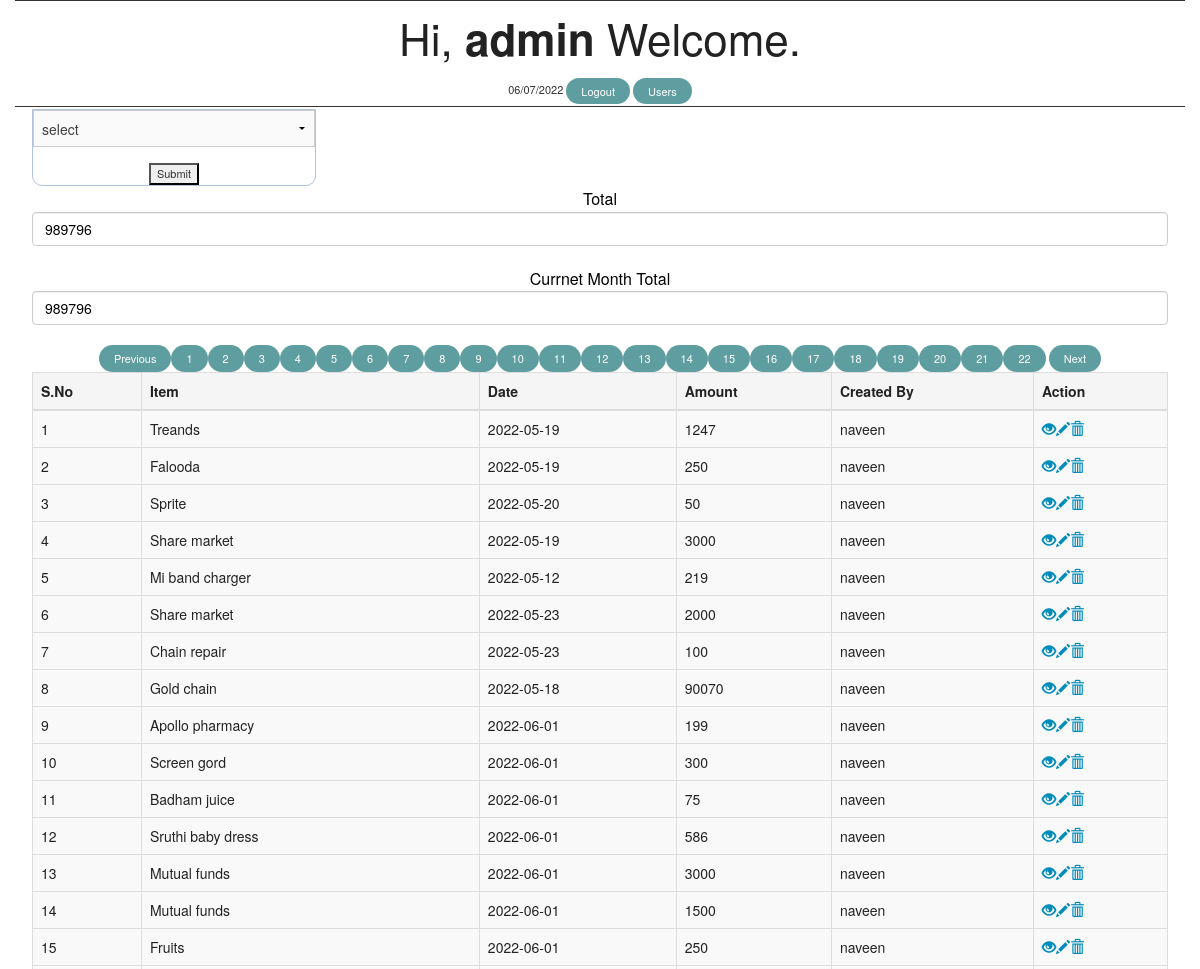
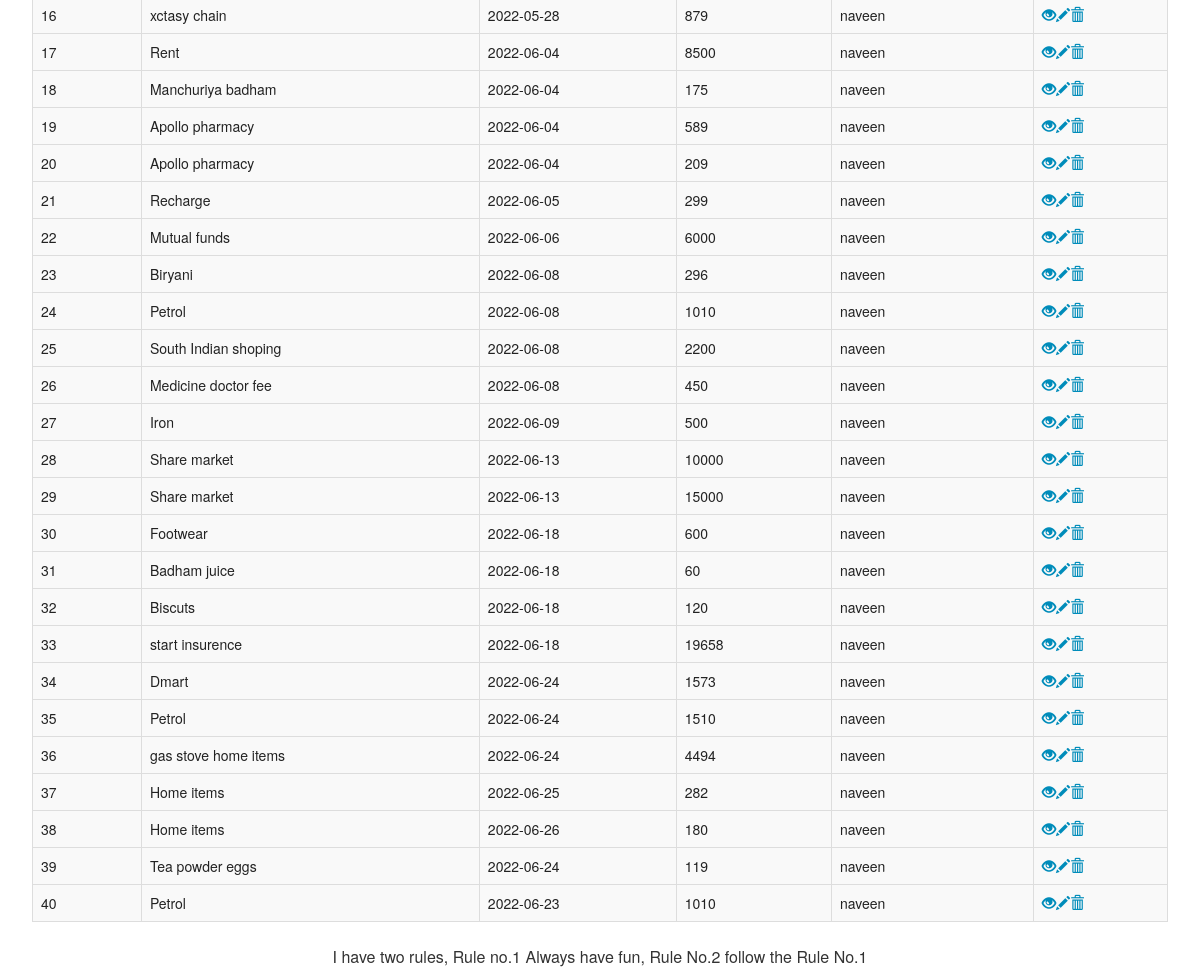
/welcome.php?page=22 (signed in), run on the app's committed database (2 pictures, top to bottom).
### tables this page shows
CREATE TABLE `employees` (
  `id` int(11) NOT NULL AUTO_INCREMENT,
  `uname` varchar(50) NOT NULL,
  `name` varchar(100) NOT NULL,
  `date` varchar(255) NOT NULL,
  `amount` int(10) NOT NULL,
  `file_path` varchar(500) NOT NULL,
  PRIMARY KEY (`id`)
);

### welcome.php (the view, shortened to what this page needs)
<!DOCTYPE html>
<html lang="en">
<head>
    <link rel="stylesheet" href="https://maxcdn.bootstrapcdn.com/bootstrap/3.3.7/css/bootstrap.css">
      <link rel="stylesheet" href="style.css" />
      <link rel="stylesheet" href="css/foundation.css" />
</head>
<body>
<div class="container">
<h1>Hi, <b><?php echo htmlspecialchars($_SESSION["username"]); ?></b> Welcome.</h1><?php $today = date("d/m/Y"); echo $today; ?>
<a class="btn btn-primary" href="logout.php">Logout</a>
<?php if($_SESSION["role"] == "admin"){
    echo "<a href='users.php' class='btn btn-primary'>Users</a>";
     } ?>
</div>
<div class="bg-img">
<div class="container">
             <div class="col-lg-12">
             <section class="top-bar-section">
   <form method="post" action="">
   <select name="website">
          <li><option value="0">select</option></li>
          <li></select></li>
        <input type="submit" name="submit"/>
    </form>
  </section>
        <p>
<a style="color:black;" >Total
<input style="color:black;" color: #070708 class="form-control" value="<?php
                    require_once "config.php";
					if($_SESSION["role"] == "admin"){
						$sql = mysqli_query($link,"SELECT SUM(amount) as amount FROM employees ");
					} else{
						$sql = mysqli_query($link,"SELECT SUM(amount) as amount FROM employees where uname='".$_SESSION["username"]."' ");
					}
                    $row = mysqli_fetch_array($sql);
                    echo $row['amount'];
?>"/> </a>
</p>
<p>
<a style="color:black;" >Currnet Month Total
<input style="color:black;" color: #070708 class="form-control" value="<?php
                    require_once "config.php";
					if($_SESSION["role"] == "admin"){
						$sql = mysqli_query($link,"SELECT SUM(amount) as amount FROM employees ");
					} else{
						$sql = mysqli_query($link,"SELECT SUM(amount) as amount FROM employees where uname='".$_SESSION["username"]."' and MONTH(date)=MONTH(now()) and YEAR(date)=YEAR(now())");
					}
                    $row = mysqli_fetch_array($sql);
                    echo $row['amount'];
?>"/> </a>
</p>
                    <?php
                    require_once "config.php";
                    if(isset($_GET['page']))
                    {
                        $page = $_GET['page'];
                      }
                      else{
                          $page = 1;
                        }
                        $num_per_page = 40;
                        $start_from = ($page-1)*$num_per_page;
					if($_SESSION["role"] == "admin"){
						$sql = "SELECT * FROM employees limit $start_from,$num_per_page";
					} else{
						$sql = "SELECT * FROM employees where uname='".$_SESSION["username"]."' and MONTH(date)=MONTH(now())
								and YEAR(date)=YEAR(now()) limit $start_from,$num_per_page";
					}
                    if($_SESSION["role"] == "admin"){
                        $query = "select * from employees";
                    }else{
                        $query = "select * from employees where uname='".$_SESSION["username"]."' and MONTH(date)=MONTH(now()) and YEAR(date)=YEAR(now()) ";
                    }
                    $result = mysqli_query($link,$query);
                    $total_record = mysqli_num_rows($result);
                    $total_page = ceil($total_record/$num_per_page);
                   if($page>1)
                   {
                    echo " <a href='welcome.php?page=".($page-1)."' class='btn btn-primary'>Previous</a>";
                   }
                   for($i=1;$i<$total_page;$i++)
                   {
                       echo "<a href='welcome.php?page=".$i."' class='btn btn-primary'>$i</a>";
                   }
                   if($i>$page)
                   {
                       echo " <a href='welcome.php?page=".($page+1)."' class='btn btn-danger'>Next</a>";
                   }
                    if($result = mysqli_query($link, $sql)){
                        if(mysqli_num_rows($result) > 0){
                            echo "<table border='3' color: #070708 class=' table table-striped'>";
                                     echo "<thead>";
                                        echo "<th>S.No</th>";
                                        echo "<th>Item</th>";
                                        echo "<th>Date</th>";
                                        echo "<th>Amount</th>";
                                        echo "<th>Created By</th>";
                                        echo "<th>Action</th>";
                                        echo "</thead>";
                                echo "<tbody>";
                                $i=1;
                                while($row = mysqli_fetch_array($result)){
                                    echo "<tr>";
                                        echo "<td>" . $i . "</td>";
                                        echo "<td>" . $row['name'] . "</td>";
                                        echo "<td>" . $row['date'] . "</td>";
                                        echo "<td>" . $row['amount'] . "</td>";
                                        echo "<td>" . $row['uname'] . "</td>";
                                        echo "<td>";
                                        echo "<a href='read.php?id=". $row['id'] ."' title='View Record' data-toggle='tooltip'> <span class='glyphicon glyphicon-eye-open'></span></a>";
                                        echo "<a href='update.php?id=". $row['id'] ."' title='Update Record' data-toggle='tooltip'><span class='glyphicon glyphicon-pencil'></span></a>";
                                        echo "<a href='delete.php?id=". $row['id'] ."' title='Delete Record' data-toggle='tooltip'><span class='glyphicon glyphicon-trash'></span></a>";
                                        echo "</td>";
                                         echo "</tr>";
                                         $i++;
                                     }
                                echo "</tbody>";
                            echo "</table>";
                        } else{
                            echo "<p class='lead'><em>No records were found.</em></p>";
                        }
                    } else{
                        echo "ERROR: Could not able to execute $sql. " . mysqli_error($link);
                    }
                    ?>
            </div>
        </div>
    </div>
</body>
<p>I have two rules, Rule no.1 Always have fun, Rule No.2 follow the Rule No.1</p>
</html>

### style.css (style rules this page uses)
* { margin: 0px; padding: -1px; }
body { font-size: 120%; background: #F8F8FF; }
form, .content { width: 25%; margin: 0px auto; padding: 20px; border: 1px solid #B0C4DE; border-radius: 0px 0px 10px 10px; }
.btn { padding: 10px; font-size: 15px; color: white; background: #5F9EA0; border: none; border-radius: 5px; }

### welcome.php (style rules this page uses)
.container { padding: 2px; line-height: 1.42857143; vertical-align: top; border-top: 1px solid; color: #333; }
.btn { display: inline-block; padding: 5px 15px; margin-bottom: 0; font-size: 100%; font-weight: normal; line-height: 1.5; border: 1% solid transparent; border-radius: 150px; }
body { font-family: "Helvetica Neue", Helvetica, Arial, sans-serif; font-size: 11px; line-height: 1.42857143; color: #333; background-color: #fff; }
body { font: 12px ; text-align: center; }

### data on the page
employees: name "Treands", date "2022-05-19", amount "1247", uname "naveen"
employees: name "Falooda", date "2022-05-19", amount "250", uname "naveen"
employees: name "Sprite", date "2022-05-20", amount "50", uname "naveen"
employees: name "Share market", date "2022-05-19", amount "3000", uname "naveen"
employees: name "Mi band charger", date "2022-05-12", amount "219", uname "naveen"
employees: name "Share market", date "2022-05-23", amount "2000", uname "naveen"
employees: name "Chain repair", date "2022-05-23", amount "100", uname "naveen"
employees: name "Gold chain", date "2022-05-18", amount "90070", uname "naveen"
employees: name "Apollo pharmacy", date "2022-06-01", amount "199", uname "naveen"
employees: name "Screen gord", date "2022-06-01", amount "300", uname "naveen"
employees: name "Badham juice", date "2022-06-01", amount "75", uname "naveen"
employees: name "Sruthi baby dress", date "2022-06-01", amount "586", uname "naveen"
employees: name "Mutual funds", date "2022-06-01", amount "3000", uname "naveen"
employees: name "Mutual funds", date "2022-06-01", amount "1500", uname "naveen"
employees: name "Fruits", date "2022-06-01", amount "250", uname "naveen"
employees: name "xctasy chain", date "2022-05-28", amount "879", uname "naveen"
employees: name "Rent", date "2022-06-04", amount "8500", uname "naveen"
employees: name "Manchuriya badham", date "2022-06-04", amount "175", uname "naveen"
employees: name "Apollo pharmacy", date "2022-06-04", amount "589", uname "naveen"
employees: name "Apollo pharmacy", date "2022-06-04", amount "209", uname "naveen"
employees: name "Recharge", date "2022-06-05", amount "299", uname "naveen"
employees: name "Mutual funds", date "2022-06-06", amount "6000", uname "naveen"
employees: name "Biryani", date "2022-06-08", amount "296", uname "naveen"
employees: name "Petrol", date "2022-06-08", amount "1010", uname "naveen"
employees: name "South Indian shoping", date "2022-06-08", amount "2200", uname "naveen"
employees: name "Medicine doctor fee", date "2022-06-08", amount "450", uname "naveen"
employees: name "Iron", date "2022-06-09", amount "500", uname "naveen"
employees: name "Share market", date "2022-06-13", amount "10000", uname "naveen"
employees: name "Share market", date "2022-06-13", amount "15000", uname "naveen"
employees: name "Footwear", date "2022-06-18", amount "600", uname "naveen"
employees: name "Badham juice", date "2022-06-18", amount "60", uname "naveen"
employees: name "Biscuts", date "2022-06-18", amount "120", uname "naveen"
employees: name "start insurence", date "2022-06-18", amount "19658", uname "naveen"
employees: name "Dmart", date "2022-06-24", amount "1573", uname "naveen"
employees: name "Petrol", date "2022-06-24", amount "1510", uname "naveen"
employees: name "gas stove home items", date "2022-06-24", amount "4494", uname "naveen"
employees: name "Home items", date "2022-06-25", amount "282", uname "naveen"
employees: name "Home items", date "2022-06-26", amount "180", uname "naveen"
employees: name "Tea powder eggs", date "2022-06-24", amount "119", uname "naveen"
employees: name "Petrol", date "2022-06-23", amount "1010", uname "naveen"

### other printed values
$_SESSION["username"] "admin"
